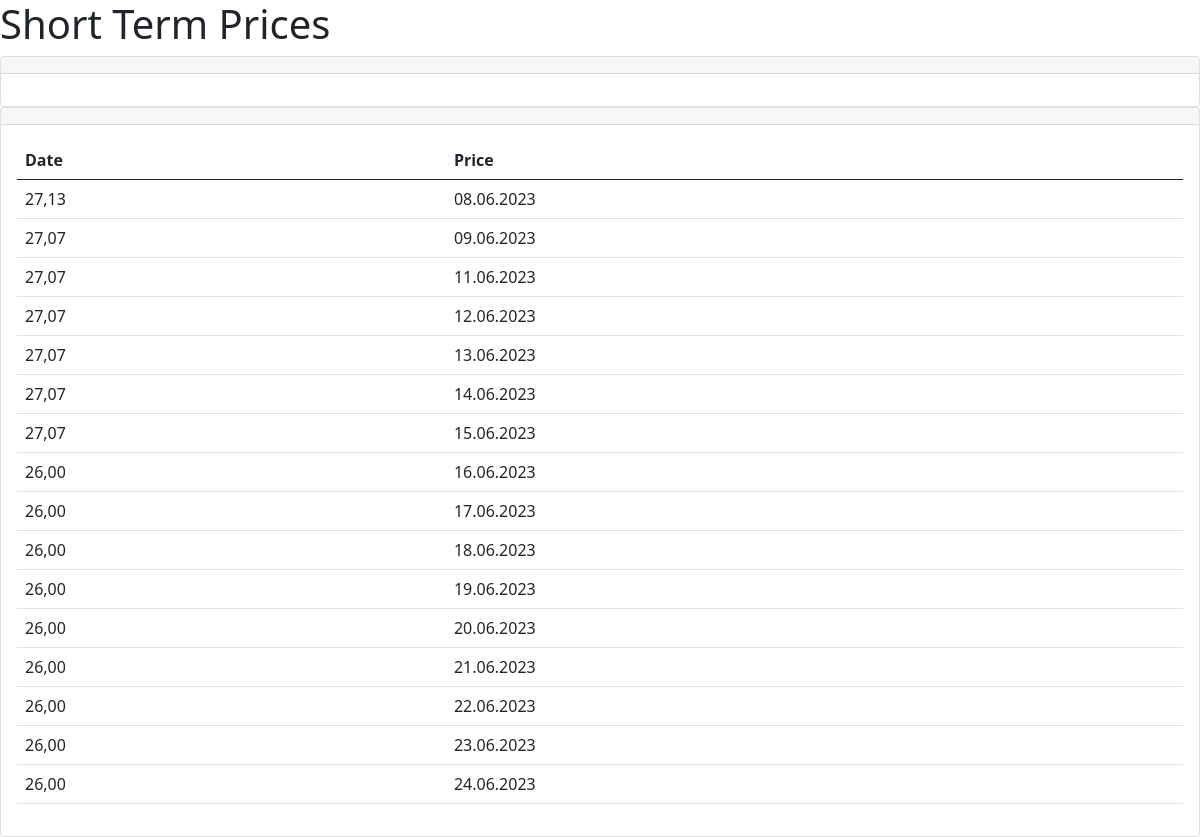
/short_term_prices?product_id=2, run on the app's committed database.
### tables this page shows
CREATE TABLE ShortTermPrice (
            id INTEGER PRIMARY KEY AUTOINCREMENT,
            product_id INTEGER,
            price TEXT,
            date TEXT,
            FOREIGN KEY (product_id) REFERENCES Product(id)
        );

### app.py (the view)
@app.route("/short_term_prices")
def short_term_prices():
    product_id = request.args.get("product_id")
    short_term_prices = get_short_term_prices(product_id)
    dates = [price[3] for price in short_term_prices]
    prices = [price[2] for price in short_term_prices]
    plot_data = go.Scatter(x=dates, y=prices, mode="lines", name="Price")
    layout = go.Layout(
        title="Short Term Prices", xaxis=dict(title="Date"), yaxis=dict(title="Price")
    )
    figure = go.Figure(data=[plot_data], layout=layout)
    plot_json = plotly.io.to_json(figure)
    return render_template(
        "short_term_prices.html",
        short_term_prices=short_term_prices,
        plot_json=plot_json,
    )

### app.py (called while the page is built)
def get_short_term_prices(product_id):
    conn = sqlite3.connect(DATABASE)
    cursor = conn.cursor()
    cursor.execute("SELECT * FROM ShortTermPrice WHERE product_id = ?", (product_id,))
    short_term_prices = cursor.fetchall()
    conn.close()
    return short_term_prices

### templates/short_term_prices.html (shortened to what this page needs)
<html>
<head>
    <link href="https://cdn.jsdelivr.net/npm/bootstrap@5.0.2/dist/css/bootstrap.min.css" rel="stylesheet">
</head>
<body>
    <h1>Short Term Prices</h1>
    <div class="card">
        <div class="card-header">
        </div>
        <div class="card-content">
            <div class="card-body">
            </div>
        </div>
    </div>
    <div class="card">
        <div class="card-header">
        </div>
        <div class="card-content">
            <div class="card-body">
                <div class="table-responsive">
                    <table class="table">
                        <thead>
                            <tr>
                                <th>Date</th>
                                <th>Price</th>
                            </tr>
                        </thead>
                        <tbody>
                            {% for price in short_term_prices %}
                            <tr>
                                <td>{{ price[2] }}</td>
                                <td>{{ price[3] }}</td>
                            </tr>
                            {% endfor %}
                        </tbody>
                    </table>
                </div>
            </div>
        </div>
</body>
</html>

### data on the page
ShortTermPrice: price "27,13", date "08.06.2023"
ShortTermPrice: price "27,07", date "09.06.2023"
ShortTermPrice: price "27,07", date "11.06.2023"
ShortTermPrice: price "27,07", date "12.06.2023"
ShortTermPrice: price "27,07", date "13.06.2023"
ShortTermPrice: price "27,07", date "14.06.2023"
ShortTermPrice: price "27,07", date "15.06.2023"
ShortTermPrice: price "26,00", date "16.06.2023"
ShortTermPrice: price "26,00", date "17.06.2023"
ShortTermPrice: price "26,00", date "18.06.2023"
ShortTermPrice: price "26,00", date "19.06.2023"
ShortTermPrice: price "26,00", date "20.06.2023"
ShortTermPrice: price "26,00", date "21.06.2023"
ShortTermPrice: price "26,00", date "22.06.2023"
ShortTermPrice: price "26,00", date "23.06.2023"
ShortTermPrice: price "26,00", date "24.06.2023"
